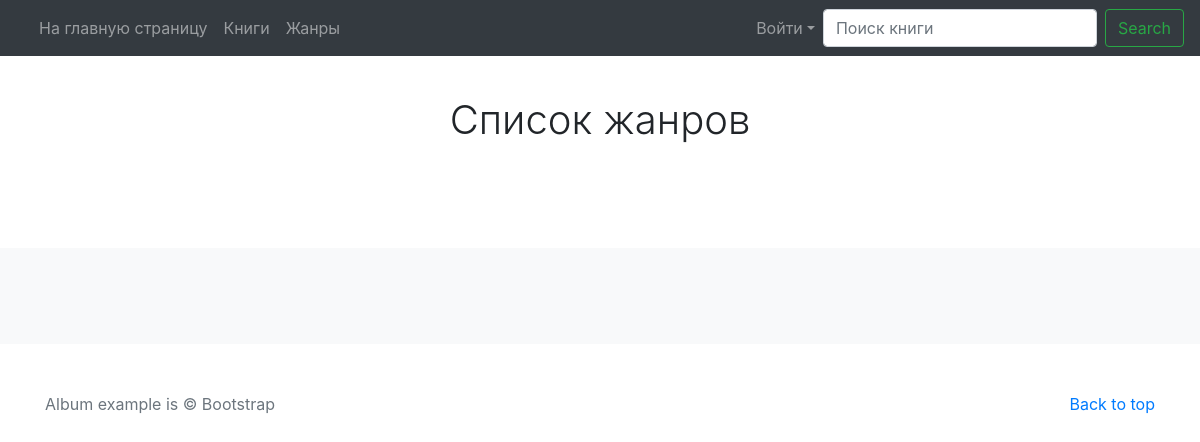
The page /ref_books/list-genre/ on the database as committed earlier.
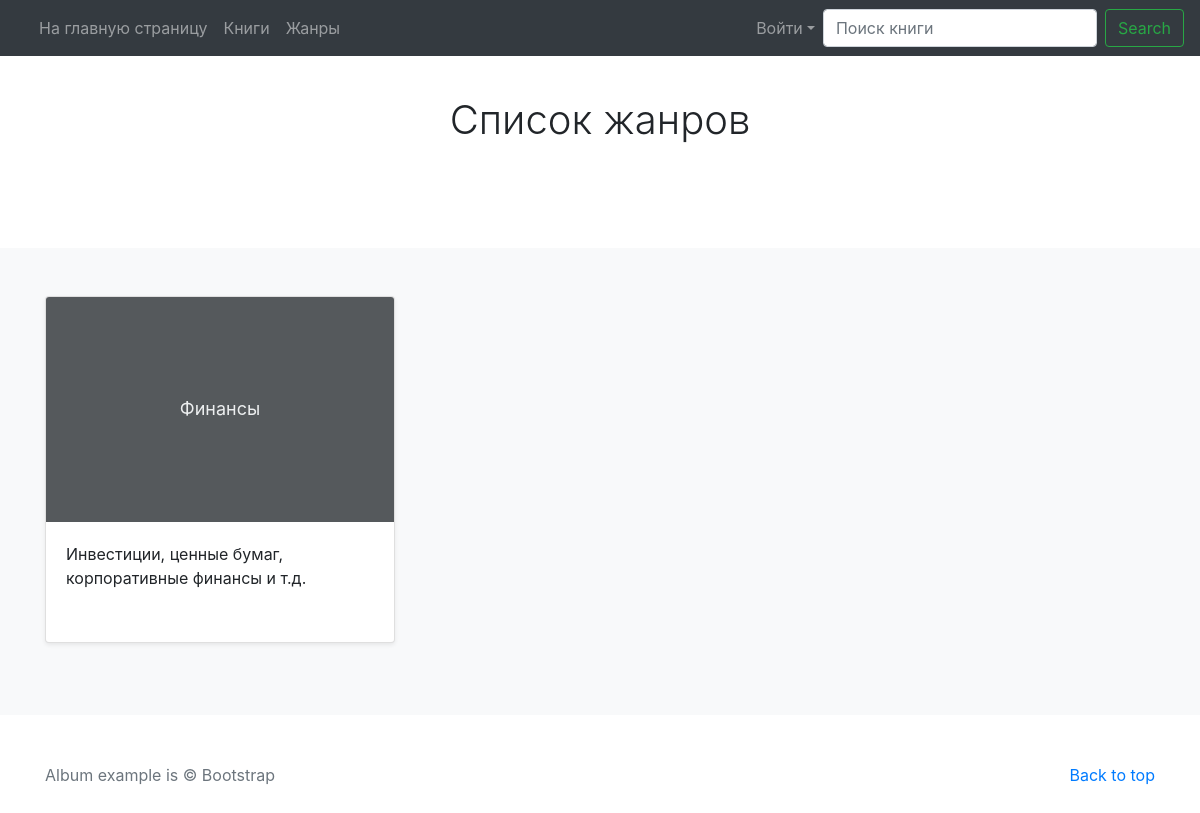
The same page on the database as committed later.
### ref_books/models.py (models this page shows, shortened)
class Genre(models.Model):
    name = models.CharField(
        verbose_name="Название Жанра",
        max_length=30
    )
    description = models.TextField(
        verbose_name="Описание Жанра",
        null=True,
        blank=True
    )

### ref_books/views.py (the view)
# urls.py: path('list-genre/', ListGenre.as_view(), name="list_genre"),
class ListGenre(ListView):
    model = Genre
    template_name = 'ref_books/list_genre.html'

### ref_books/templates/ref_books/list_genre.html (shortened to what this page needs)
{% extends "base.html" %}
{% load static %}
  {% block main %}
    <section class="jumbotron text-center">
      <div class="container">
      <h1>Список жанров</h1>
      </div>
    </section>
    <div class="album py-5 bg-light">
      <div class="container">
        <div class="row">
          {% for obj in object_list %}
            <div class="col-md-4">
              <div class="card mb-4 shadow-sm">
                    <a href="{% url 'ref_books:detail_genre' obj.pk %}">
                      <svg class="bd-placeholder-img card-img-top" width="100%" height="225" xmlns="http://www.w3.org/2000/svg" preserveAspectRatio="xMidYMid slice" focusable="false" role="img" aria-label="Placeholder: Thumbnail">
                        <title>Placeholder</title>
                        <rect width="100%" height="100%" fill="#55595c"/>
                        <text x="50%" y="50%" fill="#eceeef" dy=".3em">{{ obj.name }}</text>
                      </svg>
                    </a>
                    <div class="card-body">
                      <p class="card-text">{{ obj.description }}
                      </p>
                    </div>
              </div>
            </div>
          {% endfor %}
        </div>
      </div>
    </div>
  {% endblock main %}

Rows that differ between the two databases and show on the page:
added Genre: name "Финансы", description "Инвестиции, ценные бумаг, корпоративные финансы и т.д."
